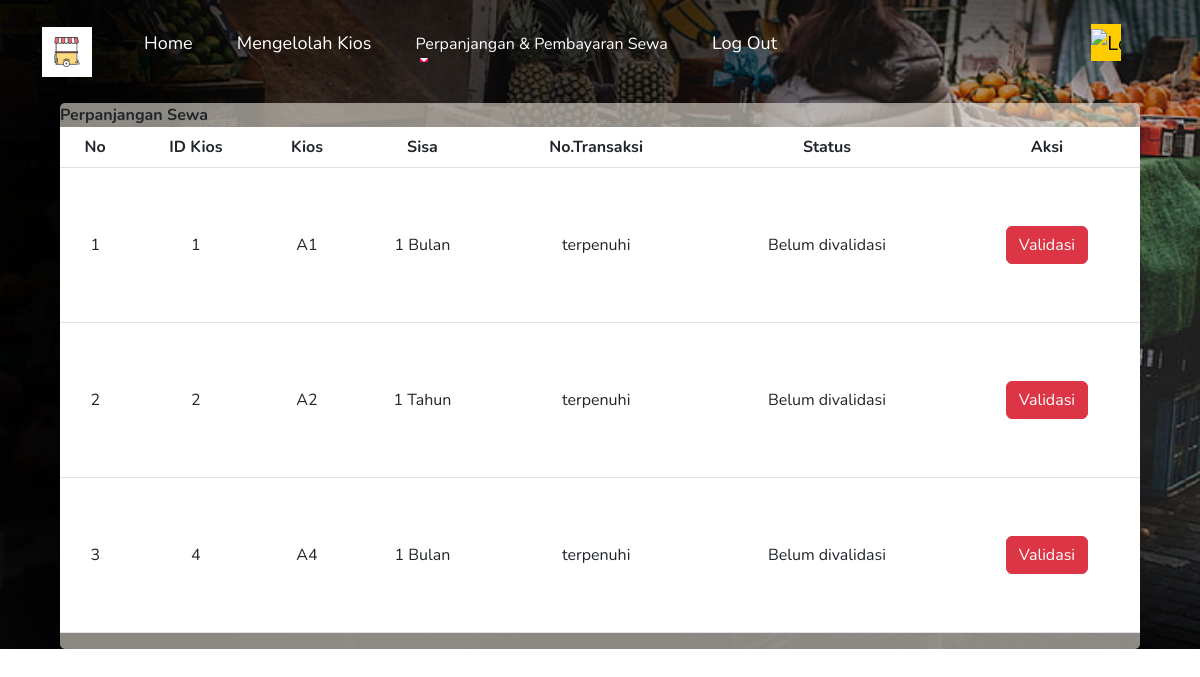
Page /perpanjanganSewa.php on the committed database.
### tables this page shows
CREATE TABLE `perpanjangansewa` (
  `idKios` int(8) NOT NULL,
  `kioss` varchar(30) DEFAULT NULL,
  `sisa` varchar(255) DEFAULT NULL,
  `syarat` varchar(255) DEFAULT NULL,
  `validate` varchar(255) NOT NULL
);

### perpanjanganSewa.php (the view, shortened to what this page needs)
<?php
include 'koneksi.php';
$query = "SELECT * FROM perpanjangansewa";
$sql = mysqli_query($mysqli, $query);
$no = 1;
?>
<!DOCTYPE html>
<html>
<head>
    <link rel="stylesheet" href="style.css">
    <link rel="stylesheet" href="https://cdn.jsdelivr.net/npm/bootstrap@5.3.0-alpha3/dist/css/bootstrap.min.css">
</head>
<body>
    <div id="headerMemesan">
        <div class="container">
            <nav class="navbar navbar-expand-lg ">
                <img class="logo" src="images/logo.jpg">
                <ul>
                    <li><a href="homePengelolah.php">Home</a></li>
                    <li><a href="mengelolahKios.php">Mengelolah Kios </a></li>
                    <li class="nav-item dropdown">
              <a
                class="nav-link dropdown-toggle"
                href="#"
                role="button"
                data-bs-toggle="dropdown"
                aria-expanded="false"
                style="color:white"
              >
                Perpanjangan & Pembayaran Sewa
              </a>
            </li>
                    <li><a href="logoutPengelolah.php"<?php echo "onClick=\"return confirm('Apakah anda yakin Log Out?')\";"?>>Log Out</a></li>
                    <li><a class="navbar-brand " style="margin-left:270px; background-color: #ffcc00;" href="tanggapanKeluhan.php">
                    <img src="https://raw.githubusercontent.com/NaufallHilal/test/main/5848-removebg.png" alt="Logo" width="30" height="30" class="d-inline-block align-text-end "">
                     </a></li>
                  </ul>
            </nav>
        </div>
        <div class="LayerKios">
           <caption><b>Perpanjangan Sewa</b></caption>
           <div class="table-responsive">
            <table class="table align-middle">
                <thead>
                  <tr>
                    <th scope="col">No</th>
                    <th scope="col">ID Kios</th>
                    <th scope="col">Kios</th>
                    <th scope="col">Sisa</th>
                    <th scope="col">No.Transaksi</th>
                    <th scope="col">Status</th>
                    <th scope="col">Aksi</th>
                  </tr>
                </thead>
                <tbody>
                <?php while ($result = mysqli_fetch_assoc($sql)) { ?>
                  <tr>
                   <td><?php echo $no++ ?></td>
                    <td><?= $result['idKios']; ?></td>
                    <td><?= $result['kioss']; ?></td>
                    <td><?= $result['sisa']; ?></td>
                    <td><?= $result['syarat']; ?></td>
                    <td><?= $result['validate']; ?></td>
                    <td>
                      <a href="validasiPerpanjangan.php?idKios= <?php echo $result['idKios'];?>" class="btn btn-danger">Validasi</a>
                    </td>
                  </tr>
                  <?php } ?>
                </tbody>
              </table>
            </div>
        </div>
    </div>
</body>
</html>

### style.css (style rules this page uses)
* { margin: 0; padding: 0; font-family: "Nunito", sans-serif; box-sizing: border-box; }
body { background: #080808; color: #fff; }
#headerMemesan { width: 100%; height: auto; background-image: url(images/pasarr.png); background-repeat: repeat-x; background-size: cover; background-position: center; }
.container { padding: 10px 10%; }
nav { display: flex; align-items: center; justify-content: space-between; flex-wrap: wrap; }
nav ul li { display: inline-block; list-style: none; margin: 10px 20px; }
.logo { width: 50px; }
nav ul li a { color: #fff; text-decoration: none; font-size: 18px; position: relative; }
nav ul li a::after { content: ""; width: 0; height: 3px; background: #ff004f; position: absolute; left: 0; bottom: -6px; transition: 0.5s ease 0s; }
.btn { display: block; margin: 50px auto; width: fit-content; border: 1px solid #ff004f; padding: 14px 50px; border-radius: 6px; text-decoration: none; color: #fff; transition: background 0.5s; }
.LayerKios { background-color: #eae5dc96; width: 90%; height: 70%; position: relative; top: 7%; margin-left: 5%; z-index: 2; border-radius: 5px; }
.LayerKios table { text-align: center; }

### rows in the picture
perpanjangansewa: idKios "1", kioss "A1", sisa "1 Bulan", syarat "terpenuhi", validate "Belum divalidasi"
perpanjangansewa: idKios "2", kioss "A2", sisa "1 Tahun", syarat "terpenuhi", validate "Belum divalidasi"
perpanjangansewa: idKios "4", kioss "A4", sisa "1 Bulan", syarat "terpenuhi", validate "Belum divalidasi"
